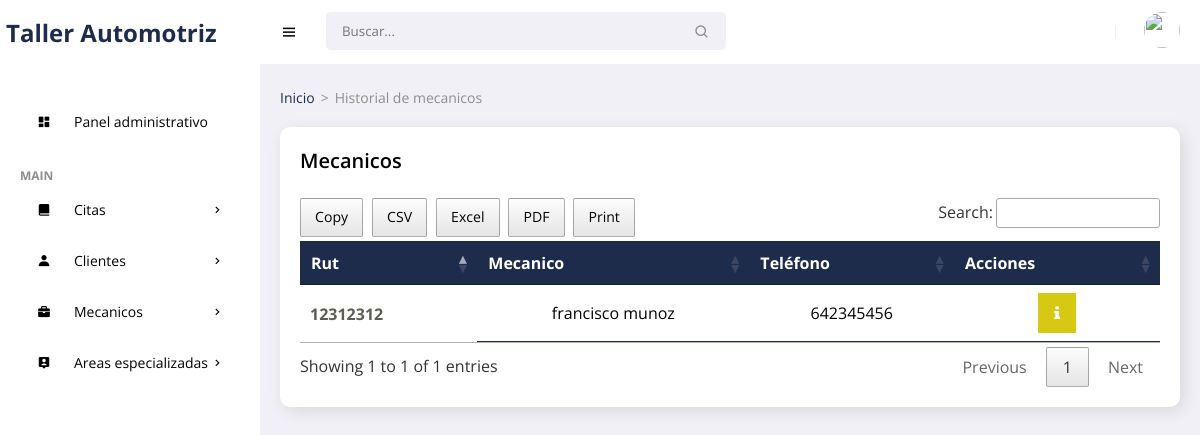
Page /frontend/mecanicos/historial.php (signed in) on the earlier database version.
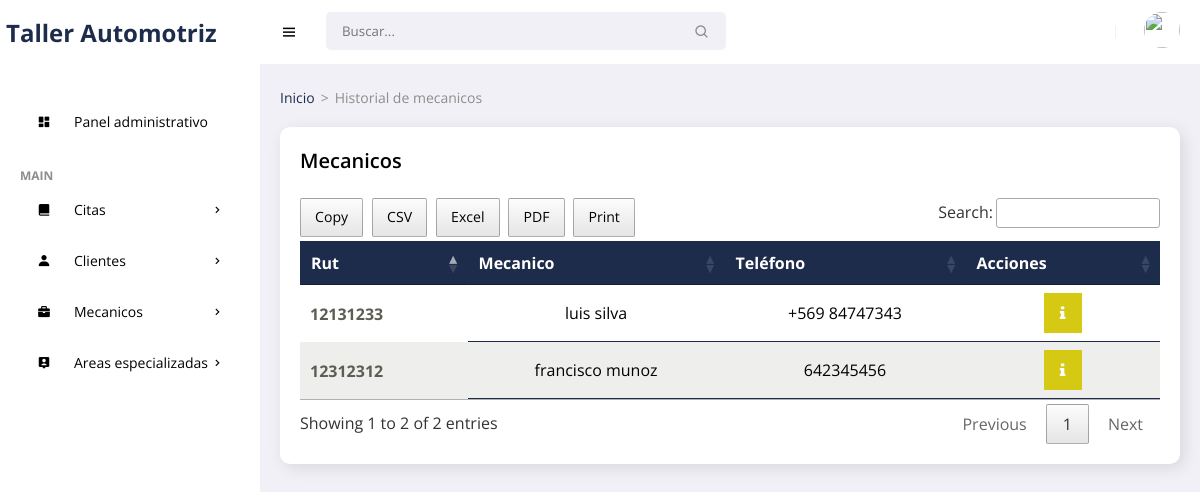
Same page on the later database version.
### tables this page shows
CREATE TABLE `mecanicos` (
  `idodc` int(11) NOT NULL,
  `ceddoc` varchar(15) NOT NULL,
  `nodoc` varchar(35) NOT NULL,
  `apdoc` varchar(35) NOT NULL,
  `nomesp` varchar(100) NOT NULL,
  `direcd` varchar(150) NOT NULL,
  `sexd` varchar(15) NOT NULL,
  `phd` char(13) NOT NULL,
  `nacd` date NOT NULL,
  `corr` varchar(30) NOT NULL,
  `username` varchar(25) NOT NULL,
  `password` varchar(255) NOT NULL,
  `rol` char(1) NOT NULL,
  `state` char(1) NOT NULL,
  `fere` timestamp NOT NULL DEFAULT current_timestamp() ON UPDATE current_timestamp()
);

### frontend/mecanicos/historial.php (the view, shortened to what this page needs)
<!DOCTYPE html>
<html lang="es">
<head>
    <link href='https://unpkg.com/boxicons@2.0.9/css/boxicons.min.css' rel='stylesheet'>
    <link rel="stylesheet" href="../../backend/css/admin.css">
    <link rel="stylesheet" type="text/css" href="../../backend/css/datatable.css">
    <link rel="stylesheet" type="text/css" href="../../backend/css/buttonsdataTables.css">
    <link rel="stylesheet" type="text/css" href="../../backend/css/font.css">
    <link rel="stylesheet" href="https://cdnjs.cloudflare.com/ajax/libs/limonte-sweetalert2/6.6.9/sweetalert2.min.css">
</head>
<body>
    <section id="sidebar">
        <a href="../admin/escritorio.php" class="brand">Taller Automotriz</a>
        <ul class="side-menu">
            <li><a href="../admin/escritorio.php" ><i class='bx bxs-dashboard icon' ></i> Panel administrativo</a></li>
            <li class="divider" data-text="main">Main</li>
            <li>
                <a href="#"><i class='bx bxs-book-alt icon' ></i> Citas <i class='bx bx-chevron-right icon-right' ></i></a>
            </li>
            <li>
                <a href="#"><i class='bx bxs-user icon' ></i> Clientes <i class='bx bx-chevron-right icon-right' ></i></a>
            </li>
            <li>
                <a href="#"><i class='bx bxs-briefcase icon' ></i> Mecanicos <i class='bx bx-chevron-right icon-right' ></i></a>
            </li>
            <li>
                <a href="#"><i class='bx bxs-user-pin icon' ></i> Areas especializadas<i class='bx bx-chevron-right icon-right' ></i></a>
            </li>
        </ul>
    </section>
    <section id="content">
        <nav>
            <i class='bx bx-menu toggle-sidebar' ></i>
            <form action="#">
                <div class="form-group">
                    <input type="text" placeholder="Buscar...">
                    <i class='bx bx-search icon' ></i>
                </div>
            </form>
            <div class="profile">
                <img src="https://images.unsplash.com/photo-1517841905240-472988babdf9?ixid=MnwxMjA3fDB8MHxzZWFyY2h8NHx8cGVvcGxlfGVufDB8fDB8fA%3D%3D&ixlib=rb-1.2.1&auto=format&fit=crop&w=500&q=60" alt="">
            </div>
        </nav>
        <main>
            <ul class="breadcrumbs">
                <li><a href="../admin/escritorio.php">Inicio</a></li>
                <li class="divider">></li>
                <li><a href="#" class="active">Historial de mecanicos</a></li>
            </ul>
          <div class="data">
                <div class="content-data">
                    <div class="head">
                        <h3>Mecanicos</h3>
                    </div>
                   <div class="table-responsive" style="overflow-x:auto;">
                       <?php
require '../../backend/bd/Conexion.php';
$sentencia = $connect->prepare("SELECT * FROM mecanicos ORDER BY idodc DESC;");
 $sentencia->execute();
$data =  array();
if($sentencia){
  while($r = $sentencia->fetchObject()){
    $data[] = $r;
  }
}
     ?>
     <?php if(count($data)>0):?>
         <table id="example" class="responsive-table">
            <thead>
                <tr>
                    <th scope="col">Rut</th>
                    <th scope="col">Mecanico</th>
                    <th scope="col">Teléfono</th>
                    <th scope="col">Acciones</th>
                </tr>
            </thead>
            <tbody>
                <?php foreach($data as $d):?>
                    <tr>
                        <th scope="row"><?php echo $d->ceddoc ?></th>
                        <td data-title="mecanicos"><?php echo $d->nodoc ?>&nbsp;<?php echo $d->apdoc ?></td>
                        <td data-title="Teléfono"><?php echo $d->phd ?></td>
                        <td>
                            <a title="Información" href="../mecanicos/info.php?id=<?php echo $d->idodc ?>" class="fa fa-info"></a>
                        </td>
                    </tr>
                    <?php endforeach; ?>
            </tbody>
         </table>
    <?php endif; ?>
                    </div>
                </div>
            </div>
        </main>
    </section>
</body>
</html>

Differences in the rows shown:
added mecanicos: ceddoc "12131233", nodoc "luis", apdoc "silva", phd "+569 84747343"
Other differences:
text written by a page script: "Copy CSV Excel PDF Print Search: Showing 1 to 1 of 1 entries Previous 1 Next" → "Copy CSV Excel PDF Print Search: Showing 1 to 2 of 2 entries Previous 1 Next"
